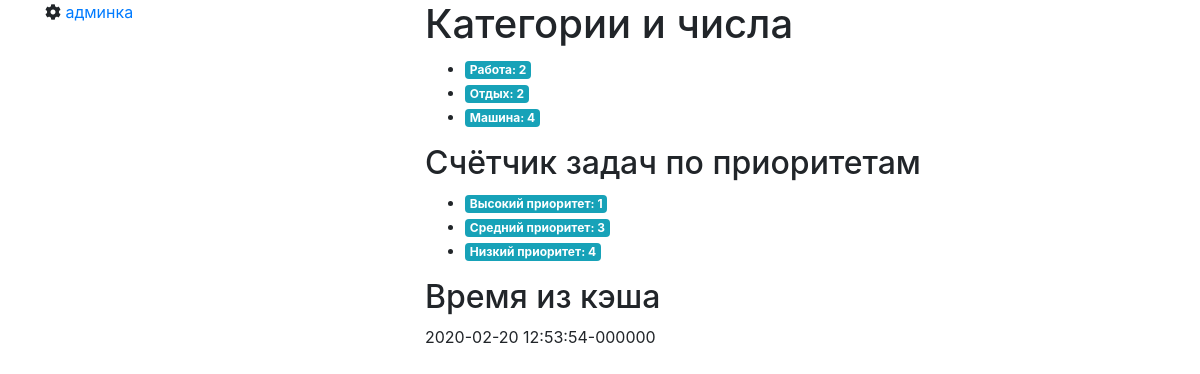
The page / on the database its author committed.
### tasks/models.py (models this page shows, shortened)
class Category(models.Model):
    slug = models.CharField(max_length=125)
    name = models.CharField(max_length=256)
    todos_count = models.PositiveIntegerField(default=0)
    class Meta:
        verbose_name = 'Категория'
        verbose_name_plural = 'Категории'

### tasks/views.py (the view)
# urls.py: path("", views.index, name="index"),
def index(request):
    datetime_from_cache = cache.get('datetime_from_cache')
    if datetime_from_cache is None:
        datetime_from_cache = datetime.datetime.now()
        cache.set('datetime_from_cache', datetime_from_cache, 300)
    counts = {c.name: c.todos_count for c in Category.objects.all()}
    counts_priority = {
        c.get_priority_display(): c.todos_count for c in PriorityCount.objects.all()}
    return render(request, "tasks/index.html", {"counts": counts, "counts_priority": counts_priority, "datetime_from_cache": datetime_from_cache})

### tasks/templates/tasks/index.html (shortened to what this page needs)
{% extends "base.html" %}
{% load static %}
{% block main_content %}
<h1>Категории и числа</h1>
<ul>
  {% for cat, count in counts.items %}
  <li><span class="badge badge-info">{{ cat }}: {{ count }}</span></li>
  {% empty %}
  <li>Список задач по категориям пуст. Попробуйте добавить их из админки</li>
  {% endfor %}
</ul>
<h2>Счётчик задач по приоритетам</h2>
<ul>
  {% for priority, todos_count in counts_priority.items %}
  <li><span class="badge badge-info">{{ priority }}: {{ todos_count }}</span></li>
  {% empty %}
  <li>Список задач по категориям пуст. Попробуйте добавить их из админки</li>
  {% endfor %}
</ul>
<h2>Время из кэша</h2>
<p>{{ datetime_from_cache|date:"Y-m-d H:i:s-u" }}</p>
{% endblock %}

### rows shown on the page
Category: counts "Работа"
Category: counts "Отдых"
Category: counts "Машина"

### other values the page prints
{{ count }} "2" "2" "4"
{{ priority }} "Высокий приоритет" "Средний приоритет" "Низкий приоритет"
{{ todos_count }} "1" "3" "4"
{{ datetime_from_cache|date:"Y-m-d H:i:s-u" }} "2020-02-20 12:53:54-000000"
